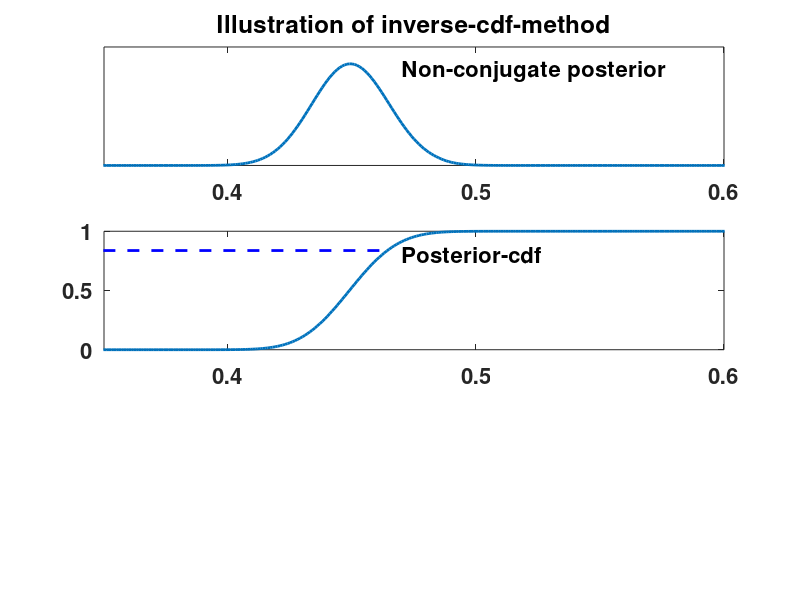

Source code (MATLAB): (Note: this script raises an error after producing the figure.)
% Bayesian data analysis
% Aki Vehtari <Aki.Vehtari@aalto.fi>

% Probability of a girl birth given placenta previa (BDA3 p. 37).
% Calculate the posterior distribution on a discrete grid of points by
% multiplying the likelihood and a non-conjugate prior at each point,
% and normalizing over the points. Simulate samples from the resulting
% non-standard posterior distribution using inverse cdf using the
% discrete grid.

% Set general figure properties
clf
set(gcf,'DefaultTextFontSize',16,'DefaultTextFontWeight','bold')
set(gcf,'DefaultAxesFontSize',16,'DefaultAxesFontWeight','bold')
set(gcf,'DefaultLineLineWidth',2)

% First subplot
subplot(3,1,1)
% Plot posterior with uniform prior
% data (437,543) and uniform prior (Beta(1,1))
a=438;b=544;
x=0.35:0.001:0.6;
plot(x,betapdf(x,a,b))
% decorations
xlim([0.35 0.6])
set(gca,'Ytick',[]);
text(0.36,max(ylim)*0.8,'Poster with uniform prior is Beta(438,544)')

% Pause for enter
pause
% Second subplot
subplot(3,1,2)
% Compute the density of non-conjugate prior in discrete points, i.e. in a grid
% this non-conjugate prior is the same as in figure 2.4 in the book
px=0:0.001:1;pp=ones(size(px));
pi1=find(px==0.385);
pi2=find(px==0.485);
pi3=find(px==0.585);
pm=11;
pp(pi1:pi2)=linspace(1,pm,length(pi1:pi2));
pp(pi3:-1:pi2)=linspace(1,pm,length(pi1:pi2));
% normalize the prior
pp=pp./sum(pp);
% plot non-conjugate prior (XAxis [0,1])
plot(px,pp)
% decorations
set(gca,'Ytick',[]);
text(0.03,max(ylim)*0.8,'Non-conjugate prior')

% pause for enter
pause
% plot non-conjugate prior again with tighter xlim (XAxis [0.35 0.6])
plot(px,pp)
% decorations
xlim([0.35 0.6])
set(gca,'Ytick',[]);
text(0.36,max(ylim)*0.8,'Non-conjugate prior')

% pause for enter
pause
% third subplot
subplot(3,1,3)
% compute the un-normalized non-conjugate posterior in a grid
po=betapdf(px,a,b).*pp;
% normalize the posterior
po=po./sum(po);
% plot the non-conjugate posterior (XAxis [0.35 0.6])
plot(px,po)
% decorations
xlim([0.35 0.6])
set(gca,'Ytick',[]);
text(0.36,max(ylim)*0.8,'Non-conjugate posterior')

pause

% next demonstrate inverse cdf sampling
% clear figure
clf
% first subplot
subplot(3,1,1)
% plot the non-conjugate posterior (XAxis [0.35 0.6])
plot(px,po)
% decorations
set(gca,'XLim',[0.35 0.6],'Xtick',[0.4:0.1:0.6])
set(gca,'Ytick',[]);
text(0.47,max(ylim)*0.8,'Non-conjugate posterior')
title('Illustration of inverse-cdf-method')

pause

% second subplot
subplot(3,1,2)
% compute the cumulative density in a grid
pc=cumsum(po);
% Plot non-conjugate posterior-cdf (XAxis [0.35 0.6])
plot(px,pc)
% decorations
set(gca,'XLim',[0.35 0.6],'Xtick',[0.4:0.1:0.6])
set(gca,'Ytick',[0 0.5 1]);
h=text(0.47,max(ylim)*0.8,'Posterior-cdf');
% draw now
drawnow

% Inverse-cdf sampling
% In matlab it is more efficient to call rand once and get vector
% of random numbers
% rand returns uniform random numbers [0,1]
% rng(state) is used to set state of the randon number generator
rng(2601)
r=rand(1,10000);
% for inverse-cdf we need to start cdf from exact zero
% for plotting this did not matter
qc=[0 pc];
clear rr
for i1=1:10000
  % finding the value for which cdf is equal to the sampled uniform number
  rr(i1)=px(sum(qc<r(i1)));
end
% alternatively use catrand which is usually faster approach
% rr=px(catrand(po,1,10000));

% wait for enter
pause

% now animate inverse-cdf sampling
% start with illustrating first iteration
i1=1;
h1=line([0 rr(i1)],[r(i1) r(i1)],'LineStyle','--','Color','b');
ht=text(0.352,r(i1),'Sample uniformly from [0,1]','FontSize',14,'Fontweight','bold','VerticalAlign','top');
% pause
pause
delete(ht)
h2=line([rr(i1) rr(i1)],[r(i1) 0],'LineStyle','--','Color','b');
line(rr(i1),0,'LineStyle','none','Color','b','Marker','.')
ht=text(rr(i1),0.1,' Find corresponding value from cdf','FontSize',14,'Fontweight','bold');
% wait for enter
pause

% delete the first illustration
delete(h1)
delete(h2)
delete(ht)

% animate inverse cdf-sampling for next 99 iterations
for i1=2:100
  h1=line([0 rr(i1)],[r(i1) r(i1)],'LineStyle','--','Color','b');
  h2=line([rr(i1) rr(i1)],[r(i1) 0],'LineStyle','--','Color','b');
  line(rr(i1),0,'LineStyle','none','Color','b','Marker','.')
  % pause for a decreasing amount of time
  pause(1.5/(1+i1))
  delete(h1)
  delete(h2)
end

pause

% third subplot
subplot(3,1,3)
% and finally plot histogram of posterior samples
% data (437,543) and non-conjugate prior
hist(rr,30)
% decorations
xlim([0.35 0.6])
set(gca,'Ytick',[]);
h=text(0.47,max(ylim)*0.8,'Histogram of posterior samples');
